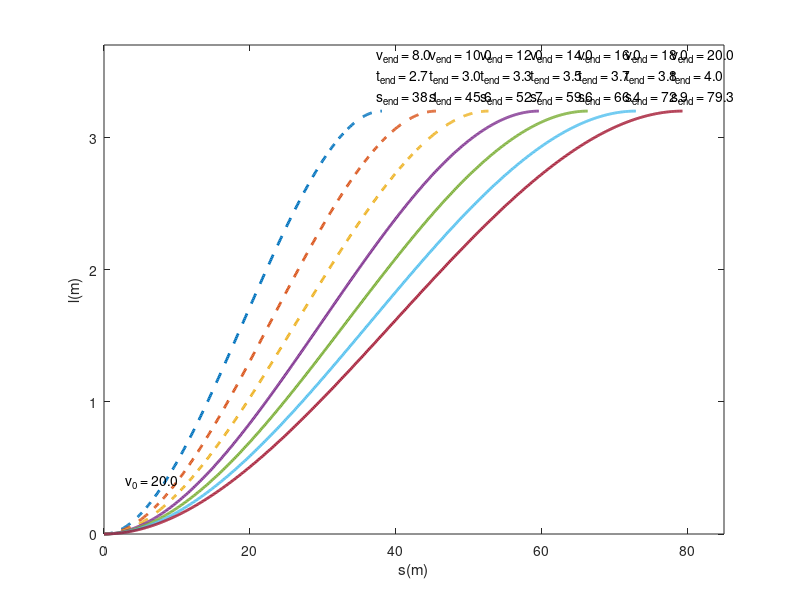

MATLAB code to generate this figure:
clear all;
close all;
v0=20;
%% 生成多条曲线
tmax=6;
amax=1.5;
amin=-2;
alateralmax=3;
yend=3.2;
w=0.5;
vmax=20;
vmin=6;
r=5;
% v0+amax*tmax
% min(vmax,v0+amax*tmax)
xendmax=max(sqrt(r.^2-(r-yend).^2),sqrt(((v0+min(vmax,v0+amax*tmax))/2*tmax).^2-yend.^2));
vendmin=max(vmin,v0+amin*tmax);
vendmax=min(vmax,v0+amax*tmax);
interal=(vendmax-vendmin)/round((vendmax-vendmin)/2);
tendList=zeros(1,round((vendmax-vendmin)/2)+1);
xendList=zeros(1,round((vendmax-vendmin)/2)+1);
vendList=vendmin:interal:vendmax;
validList=zeros(1,round((vendmax-vendmin)/2)+1);
figure('Position', [0, 100, 1200, 100+400]) % 创建一个指定大小的图形窗口
xlabel('x') % 设置 x 轴标签
ylabel('y') % 设置 y 轴标签
%% 动力学检验
for i=1:1:round((vendmax-vendmin)/2)+1
    vend=vendList(i);
    xend=(4*w*(6*vend^2*yend/alateralmax)^2/((1-w)/xendmax))^0.2;
    % 定义积分区间
    a = 0; % 曲线的起点横坐标
    b = xend; % 曲线的终点横坐标
    % 定义被积函数
    f = @(x) sqrt(1 + (6*x*yend/xend.^2 - 6*yend/xend.^3*x.^2).^2);
    % 计算积分
    L = integral(f, a, b);
    tend=L/((v0+vend)/2); % tend=sqrt(xend^2+yend^2)/((v0+vend)/2);
    accerlMean=(vend-v0)/tend;
    tendList(i)=tend;
    xendList(i)=xend;
    if accerlMean>amin && accerlMean<amax
        validList(i)=1;
    end
    x = 0:0.1:xend; % 生成 x 的取值范围，间隔为0.1
    y = (3*yend/(xend^2))*(x.^2) - (2*yend/(xend^3))*(x.^3); % 计算 y 的值
    if validList(i) == 1 % 如果 validList 为 1，则绘制实线
        plot(x, y, 'LineWidth', 2) % 绘制实线
    else % 否则，绘制虚线
        plot(x, y, '--', 'LineWidth', 2) % 绘制虚线
    end
    % 标注 xend、yend 和 tend 的值
%     text(xend*0.7, yend*0.8, ['xend = ', num2str(xend)])
%     text(xend*0.7, yend*0.7, ['yend = ', num2str(yend)])
%     text(xend*0.7, yend*0.6, ['tend = ', num2str(tend)])
%     text(xend*0.9, yend*1.02, ['Xend = ', num2str(xend, '%.1f')])
%     text(xend*0.7, yend*0.95, ['yend = ', num2str(yend, '%.1f')])
%     text(xend*0.9, yend*1.05, ['Tend = ', num2str(tend, '%.1f')])
    text(xend*0.98, yend*1.03, ['s_{end} = ', num2str(xend, '%.1f')], 'Interpreter', 'tex')
    text(xend*0.98, yend*1.08, ['t_{end} = ', num2str(tend, '%.1f')], 'Interpreter', 'tex')
    text(xend*0.98, yend*(1.08+0.05), ['v_{end} = ', num2str(vend, '%.1f')], 'Interpreter', 'tex')

    hold on;
end
text(3, 0.4, ['v_{0} = ', num2str(v0, '%.1f')], 'Interpreter', 'tex')

xlim([0, 85]) % 设置 x 轴的范围为 0 到 100
ylim([0, 3.7]) % 设置 x 轴的范围为 0 到 100

xlabel('s(m)') % 设置 x 轴标签
ylabel('l(m)') % 设置 y 轴标签

validList
%% 碰撞检验
